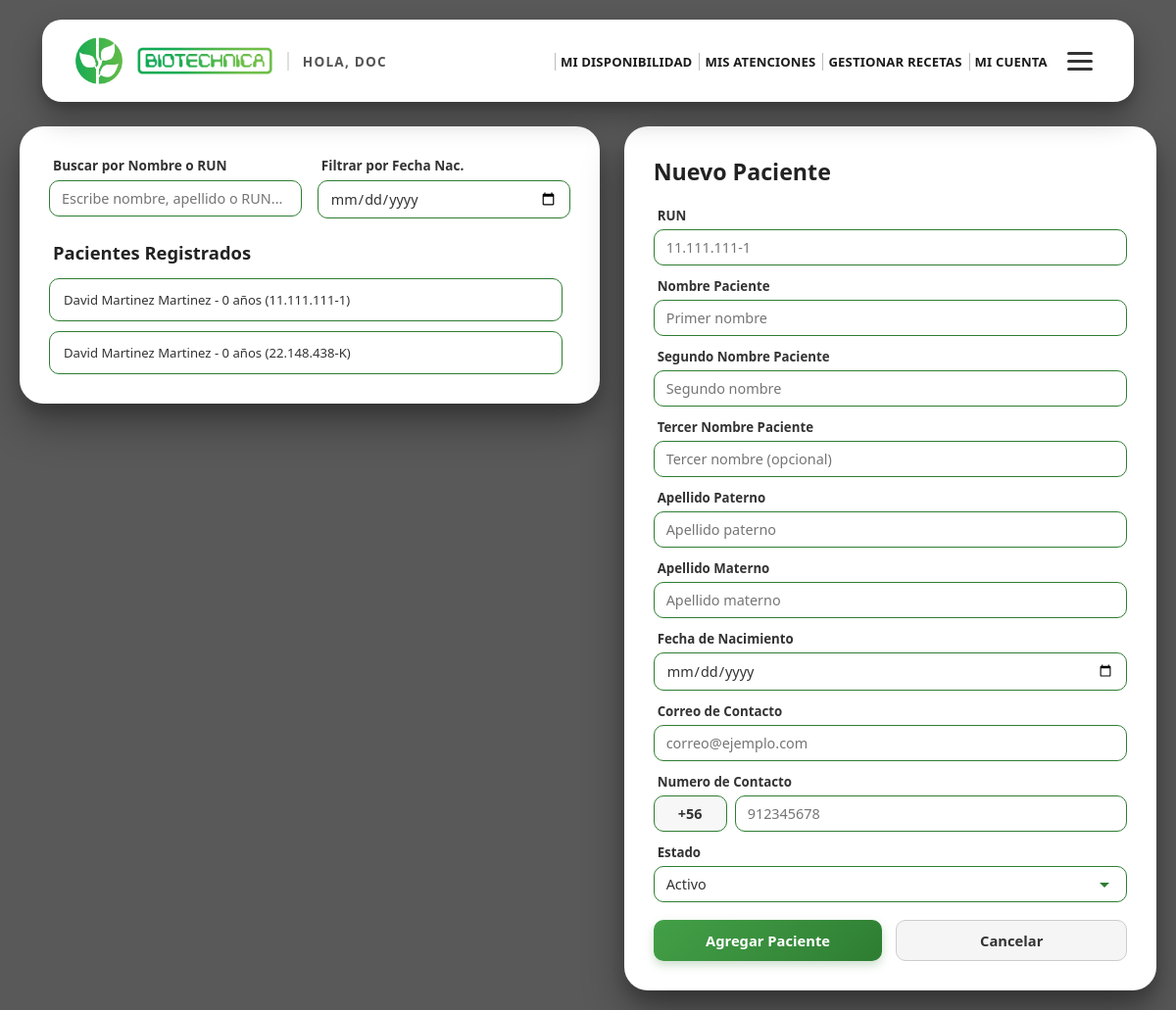
Page /GestionarPacientes (signed in) on the committed database.
### AppAdAtM/models.py (models this page shows)
class Paciente(models.Model):
    ID = models.AutoField(primary_key=True)
    RUN_Paciente = models.CharField(max_length=25)
    Nombre_Paciente = models.CharField(max_length=20)
    SegNombre_Paciente = models.CharField(max_length=20)
    TerNombre_Paciente = models.CharField(max_length=20)
    ApellidoP = models.CharField(max_length=20)
    ApellidoM = models.CharField(max_length=20)
    Fecha_Nacimiento = models.DateField()
    CorreoContactoPaciente = models.CharField(max_length=50, null=True, blank=True)
    NumeroContactoPaciente = models.CharField(max_length=15, null=True, blank=True)
    Estado = models.CharField(max_length=10, default='Activo')
    Usuario = models.ForeignKey(Usuario, on_delete=models.SET_NULL, null=True, blank=True, db_column='Usuario')
    class Meta:
        db_table = 'Paciente'

### AppAdAtM/views.py (the view, shortened to what this page needs)
# urls.py: path('GestionarPacientes', views.gestionpacientes, name='gestionar_pacientes'),
@never_cache
@sesion_requerida
def gestionpacientes(request):
    hoy = date.today()
    pacientes = Paciente.objects.all().order_by('ID')
    for p in pacientes:
        if p.Fecha_Nacimiento:
            p.edad = hoy.year - p.Fecha_Nacimiento.year - (
                (hoy.month, hoy.day) < (p.Fecha_Nacimiento.month, p.Fecha_Nacimiento.day)
            )
        else:
            p.edad = 'N/A'
    return render(request, 'GestionDePacientes.html', {
        'pacientes': pacientes
    })

### AppAdAtM/views.py (called while the page is built)
def sesion_requerida(view_func):
    @wraps(view_func)
    @never_cache
    def _wrapped_view(request, *args, **kwargs):
        if not request.session.get('usuario_id'):
            return redirect('inicio_sesion')
        return view_func(request, *args, **kwargs)
    return _wrapped_view

### AppAdAtM/templates/GestiondePacientes.html (shortened to what this page needs)
{% load static %}
<!DOCTYPE html>
<html lang="es">
<head>
  <link rel="stylesheet" href="{% static 'AppAdAtM/css/Common.css' %}">
</head>
<body>
<header class="navbar">
  <div class="brand-section">
    <img src="{% static 'AppAdAtM/Imagenes/tu-logo-isotipo.png' %}" alt="Logo" class="nav-logo">
    <img src="{% static 'AppAdAtM/Imagenes/tu-sublogo-texto.png' %}" alt="Biotechnica" class="nav-sublogo">
    <span class="nav-slogan">
      {% if request.session.usuario_nombre %}
        Hola, {{ request.session.usuario_nombre }}
      {% else %}
        Biotechnica
      {% endif %}
    </span>
  </div>
  <nav class="navbar-content">
    <ul class="nav-ul">
      {% with rol=request.session.usuario_rol %}
        {% if rol == 1 %}
          <li><a href="{% url 'gestionar_pacientes' %}" class="nav-text">Gestionar Pacientes</a></li>
          <li><a href="{% url 'gestionar_disponibilidad' %}" class="nav-text">Gestionar Disponibilidad</a></li>
          <li><a href="{% url 'registrar_atencion' %}" class="nav-text">Registrar Atención</a></li>
          <li><a href="{% url 'gestionar_atencion' %}" class="nav-text">Gestionar Atención</a></li>
          <li><a href="{% url 'gestionar_recetasatencion' %}" class="nav-text">Gestionar Recetas</a></li>
          <li><a href="{% url 'gestionar_medicamentos' %}" class="nav-text">Gestionar Medicamentos</a></li>
          <li><a href="{% url 'gestionar_cobros' %}" class="nav-text">Gestionar Cobros</a></li>
          <li><a href="{% url 'ver_auditoria' %}" class="nav-text">Auditoría</a></li>
          <li><a href="{% url 'reportes_clinica' %}" class="nav-text">Reportes</a></li>
        {% elif rol == 3 %}
          <li><a href="{% url 'gestionar_disponibilidad' %}" class="nav-text">Mi Disponibilidad</a></li>
          <li><a href="{% url 'gestionar_atencion' %}" class="nav-text">Mis Atenciones</a></li>
          <li><a href="{% url 'gestionar_recetasatencion' %}" class="nav-text">Gestionar Recetas</a></li>
        {% elif rol == 4 %}
          <li><a href="{% url 'registrar_atencion' %}" class="nav-text">Agendar Atención</a></li>
        {% endif %}
        {% if rol %}
          <li>
            <a href="{% url 'gestionar_usuarios' %}" class="nav-text">
              {% if rol == 1 %}Gestionar Usuarios{% else %}Mi Cuenta{% endif %}
            </a>
          </li>
        {% endif %}
      {% endwith %}
    </ul>
  </nav>
</header>
  <main class="dashboard-container">
    <section class="card left-panel">
      <div class="filters-row">
        <div class="filter-item">
          <label for="filtro-nombre">Buscar por Nombre o RUN</label>
          <input type="text" id="filtro-nombre" placeholder="Escribe nombre, apellido o RUN...">
        </div>
        <div class="filter-item">
          <label for="filtro-fecha-nac">Filtrar por Fecha Nac.</label>
          <input type="date" id="filtro-fecha-nac">
        </div>
      </div>
      <h2 class="section-title">Pacientes Registrados</h2>
      <div class="patient-list">
        {% for p in pacientes %}
          <div class="patient-item"
               data-id="{{ p.ID }}"
               data-run="{{ p.RUN_Paciente }}"
               data-nombre="{{ p.Nombre_Paciente }}"
               data-segnombre="{{ p.SegNombre_Paciente }}"
               data-ternombre="{{ p.TerNombre_Paciente }}"
               data-apellidop="{{ p.ApellidoP }}"
               data-apellidom="{{ p.ApellidoM }}"
               data-fechanac="{{ p.Fecha_Nacimiento|date:'Y-m-d' }}"
               data-correo="{{ p.CorreoContactoPaciente }}"
               data-telefono="{{ p.NumeroContactoPaciente }}"
               data-estado="{{ p.Estado }}">
            {{ p.Nombre_Paciente }} {{ p.ApellidoP }} {{ p.ApellidoM }} - {{ p.edad }} años ({{ p.RUN_Paciente }})
          </div>
        {% empty %}
          <p style="color:#666; font-size:0.9rem; padding:10px;">No hay pacientes registrados todavía.</p>
        {% endfor %}
      </div>
    </section>
    <section class="card right-panel">
      <h1 class="panel-header-title" id="titulo-formulario">Nuevo Paciente</h1>
      <form method="POST" action="">
        <div class="form-group">
          <label for="run-paciente">RUN</label>
          <input class="validar-run" type="text" id="run-paciente" name="run-paciente" placeholder="11.111.111-1" required>
        </div>
        <div class="form-group">
          <label for="nombre-paciente">Nombre Paciente</label>
          <input type="text" id="nombre-paciente" name="nombre-paciente" placeholder="Primer nombre" required>
        </div>
        <div class="form-group">
          <label for="segundo-nombre">Segundo Nombre Paciente</label>
          <input type="text" id="segundo-nombre" name="segundo-nombre" placeholder="Segundo nombre">
        </div>
        <div class="form-group">
          <label for="tercer-nombre">Tercer Nombre Paciente</label>
          <input type="text" id="tercer-nombre" name="tercer-nombre" placeholder="Tercer nombre (opcional)">
        </div>
        <div class="form-group">
          <label for="apellido-paterno">Apellido Paterno</label>
          <input type="text" id="apellido-paterno" name="apellido-paterno" placeholder="Apellido paterno" required>
        </div>
        <div class="form-group">
          <label for="apellido-materno">Apellido Materno</label>
          <input type="text" id="apellido-materno" name="apellido-materno" placeholder="Apellido materno">
        </div>
        <div class="form-group">
          <label for="fecha-nacimiento">Fecha de Nacimiento</label>
          <input type="date" id="fecha-nacimiento" name="fecha-nacimiento" required>
        </div>
        <div class="form-group">
          <label for="correo-contacto">Correo de Contacto</label>
          <input type="email" id="correo-contacto" name="correo-contacto" placeholder="correo@ejemplo.com" required>
        </div>
        <div class="form-group">
          <label for="telefono-contacto">Numero de Contacto</label>
          <div class="phone-input-group">
            <input type="text" class="phone-prefix" value="+56" readonly>
            <input class="solo-numeros" type="tel" id="telefono-contacto" name="telefono-contacto" placeholder="912345678" required>
          </div>
        </div>
        <div class="form-group">
          <label for="estado">Estado</label>
          <select id="estado" name="estado" required>
            <option value="Activo" selected>Activo</option>
          </select>
        </div>
        <div class="form-buttons">
          <button type="submit" class="btn btn-submit" id="btn-guardar">Agregar Paciente</button>
          <button type="button" class="btn btn-cancel" id="btn-cancelar">Cancelar</button>
        </div>
      </form>
    </section>
  </main>
</body>
</html>

### AppAdAtM/static/AppAdAtM/css/Common.css (style rules this page uses)
* { box-sizing: border-box; margin: 0; padding: 0; font-family: 'Segoe UI', Tahoma, Geneva, Verdana, sans-serif; }
body { min-height: 100vh; display: flex; flex-direction: column; background: linear-gradient(rgba(0, 0, 0, 0.65), rgba(0, 0, 0, 0.65)), url('https://images.unsplash.com/photo-1518531933037-91b2f5f229cc?auto=format&fit=crop&w=1920&q=80') center/cover no-repeat fixed; padding: 20px; }
.navbar { background-color: #ffffff; border-radius: 20px; padding: 18px 34px; min-height: 82px; display: flex; align-items: center; justify-content: space-between; flex-wrap: wrap; gap: 16px 24px; box-shadow: 0 15px 30px rgba(0, 0, 0, 0.3), 0 5px 10px rgba(0, 0, 0, 0.15); margin: 0 auto 25px auto; width: 96%; max-width: 1420px; }
.brand-section { display: flex; align-items: center; gap: 15px; flex-shrink: 0; min-width: 0; }
.nav-logo { width: 48px; height: 48px; object-fit: contain; }
.nav-sublogo { height: 28px; width: auto; object-fit: contain; }
.nav-slogan { font-size: 0.85rem; font-weight: 700; letter-spacing: 1.2px; color: #555555; text-transform: uppercase; border-left: 2px solid #e0e0e0; padding-left: 14px; max-width: clamp(110px, 18vw, 250px); overflow: hidden; text-overflow: ellipsis; white-space: nowrap; }
.navbar-content { flex: 1; min-width: 260px; display: flex; align-items: center; justify-content: flex-end; flex-wrap: wrap; gap: 12px 18px; }
.navbar-content a { text-decoration: none; white-space: nowrap; }
.navbar.navbar-partial { position: relative; flex-wrap: nowrap; gap: 12px; }
.navbar.navbar-partial .brand-section { order: 1; flex-shrink: 1; }
.navbar.navbar-partial .navbar-content { order: 2; flex: 1 1 auto; min-width: 0; margin-left: 0; }
.navbar.navbar-partial .nav-ul { width: 100%; flex-wrap: nowrap; justify-content: flex-end; }
.navbar.navbar-partial .nav-ul li { flex-shrink: 0; }
.dashboard-container { display: flex; gap: 25px; width: 100%; margin: 0 auto; flex: 1; align-items: flex-start; }
.card { background-color: #ffffff; border-radius: 24px; border: none; box-shadow: 0 20px 40px rgba(0, 0, 0, 0.35), 0 10px 15px rgba(0, 0, 0, 0.15); padding: 30px; }
select { cursor: pointer; appearance: none; -webkit-appearance: none; background-repeat: no-repeat; background-position: right 10px center; padding-right: 35px; }
.btn-submit { background: linear-gradient(135deg, #43a047, #2e7d32); color: #ffffff; border: none; box-shadow: 0 4px 10px rgba(46, 125, 50, 0.25); }
.btn-cancel { background-color: #f5f5f5; color: #333333; border: 1.5px solid #cccccc; }
.patient-list { display: flex; flex-direction: column; gap: 10px; max-height: 490px; overflow-y: auto; padding-right: 8px; }
.patient-item { padding: 12px 14px; background-color: #ffffff; border: 1.5px solid #2e7d32; border-radius: 10px; font-size: 0.82rem; color: #333333; cursor: pointer; transition: all 0.2s ease; white-space: nowrap; overflow: hidden; text-overflow: ellipsis; }
.nav-text { font-size: 0.82rem; font-weight: 800; letter-spacing: 0.15px; color: #1b1b1b; text-transform: uppercase; border-left: 1.5px solid #bdbdbd; padding-left: 5px; white-space: nowrap; transition: color 0.2s ease; }
.nav-ul { display: flex; align-items: center; justify-content: flex-end; flex-wrap: wrap; gap: 7px; width: 100%; list-style: none; margin: 0; padding: 0; }
.nav-ul li { max-width: 100%; }

### rows in the picture
Paciente: Nombre_Paciente "David", ApellidoP "Martinez", ApellidoM "Martinez", edad "0", RUN_Paciente "11.111.111-1"
Paciente: Nombre_Paciente "David", ApellidoP "Martinez", ApellidoM "Martinez", edad "0", RUN_Paciente "22.148.438-K"

### other values in the picture
{{ request.session.usuario_nombre }} "DOC"
